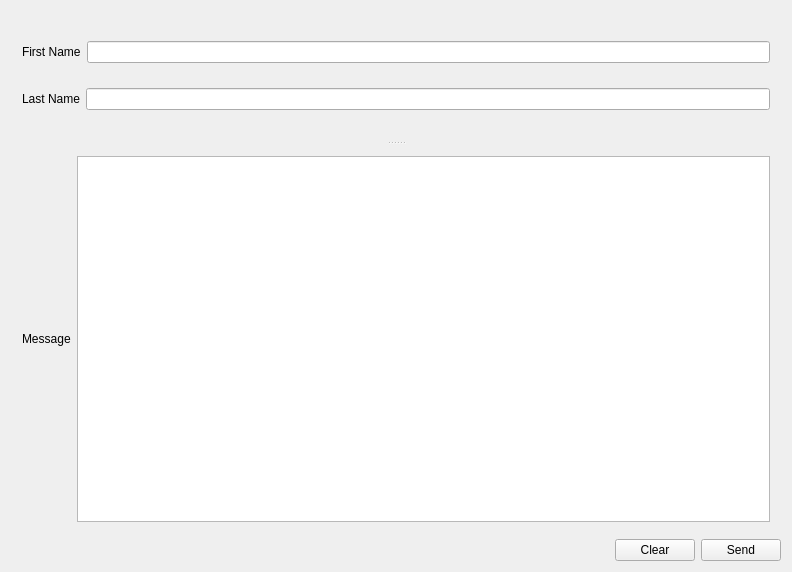
<?xml version="1.0" encoding="UTF-8"?>
<ui version="4.0">
 <class>Widget</class>
 <widget class="QWidget" name="Widget">
  <property name="geometry">
   <rect>
    <x>0</x>
    <y>0</y>
    <width>792</width>
    <height>572</height>
   </rect>
  </property>
  <property name="windowTitle">
   <string>Widget</string>
  </property>
  <layout class="QVBoxLayout" name="verticalLayout_2">
   <item>
    <widget class="QSplitter" name="splitter_2">
     <property name="orientation">
      <enum>Qt::Vertical</enum>
     </property>
     <widget class="QSplitter" name="splitter">
      <property name="orientation">
       <enum>Qt::Vertical</enum>
      </property>
      <widget class="QSplitter" name="splitter_3">
       <property name="orientation">
        <enum>Qt::Vertical</enum>
       </property>
       <widget class="QWidget" name="">
        <layout class="QVBoxLayout" name="verticalLayout">
         <item>
          <layout class="QHBoxLayout" name="horizontalLayout">
           <item>
            <widget class="QLabel" name="label">
             <property name="text">
              <string>First Name</string>
             </property>
            </widget>
           </item>
           <item>
            <widget class="QLineEdit" name="first_name_line_edit"/>
           </item>
          </layout>
         </item>
         <item>
          <layout class="QHBoxLayout" name="horizontalLayout_2">
           <item>
            <widget class="QLabel" name="label_2">
             <property name="text">
              <string>Last Name</string>
             </property>
            </widget>
           </item>
           <item>
            <widget class="QLineEdit" name="last_name_line_edit"/>
           </item>
          </layout>
         </item>
        </layout>
       </widget>
      </widget>
     </widget>
     <widget class="QWidget" name="">
      <layout class="QHBoxLayout" name="horizontalLayout_3">
       <item>
        <widget class="QLabel" name="label_3">
         <property name="text">
          <string>Message</string>
         </property>
        </widget>
       </item>
       <item>
        <widget class="QTextEdit" name="message_textEdit"/>
       </item>
      </layout>
     </widget>
    </widget>
   </item>
   <item>
    <layout class="QHBoxLayout" name="horizontalLayout_4">
     <item>
      <spacer name="horizontalSpacer">
       <property name="orientation">
        <enum>Qt::Horizontal</enum>
       </property>
       <property name="sizeHint" stdset="0">
        <size>
         <width>40</width>
         <height>20</height>
        </size>
       </property>
      </spacer>
     </item>
     <item>
      <widget class="QPushButton" name="clear_button">
       <property name="text">
        <string>Clear</string>
       </property>
      </widget>
     </item>
     <item>
      <widget class="QPushButton" name="send_button">
       <property name="text">
        <string>Send</string>
       </property>
      </widget>
     </item>
    </layout>
   </item>
  </layout>
 </widget>
 <layoutdefault spacing="6" margin="11"/>
 <resources/>
 <connections/>
</ui>
